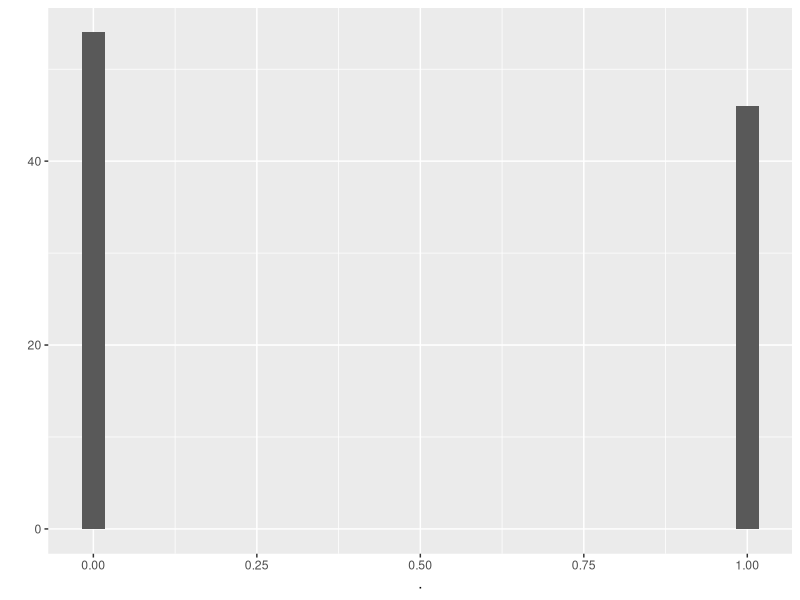
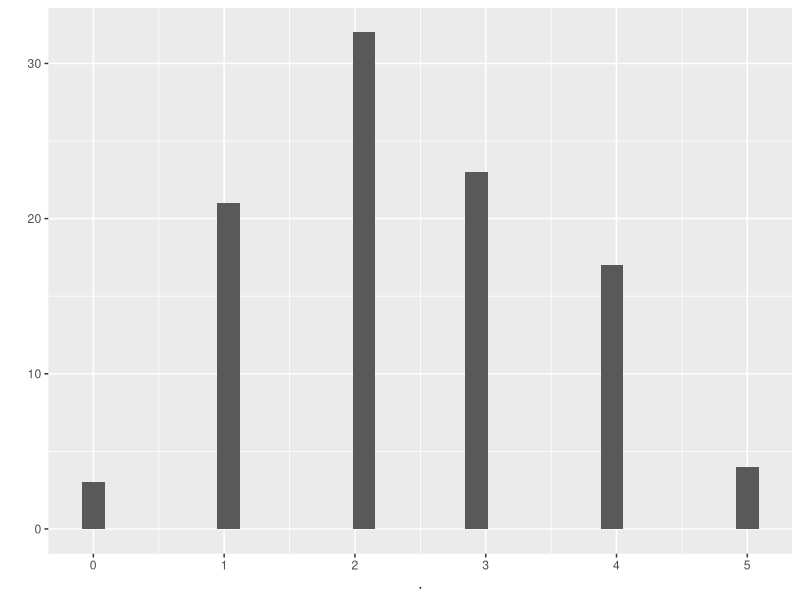

Write the R code that produced these figures, in order. (Note: this script raises an error after producing the figures.)
## ---- chunk 1
library(tidyr)
library(dplyr)
library(ggplot2)
## ---- chunk 2
rbinom(size = 1, prob = 0.5, n = 1) # run this a couple of times
## ---- chunk 3
rbinom(size = 1, prob = 0.5, n = 100)
## ---- chunk 4
rbinom(size=1, prob=0.5, n = 100) %>%
  qplot()
# qplot is smart and if you give it a list of numbers, it will make you a histogram automagically
## ---- chunk 5
rbinom(size = 3, prob = 0.5, n = 1) # run this a couple of times
## ---- chunk 6
rbinom(size = 1, prob = 0.5, n = 3) # run this a couple of times
## ---- chunk 7
rbinom(size = 5, prob = 0.5, n = 100) %>%
  qplot()
## ---- chunk 8
rbinom(size = ..., prob = ..., n = ...) %>%
  qplot()
## ---- chunk 9
rbinom(size = ..., prob = ..., n = ...) %>%
  qplot()
## ---- chunk 10
dbinom(size = 1, prob = 0.5, x = 0)
## ---- chunk 11
# you can also supply a vector of outcomes
dbinom(size = 1, prob = 0.5, x = c(0,1))
## ---- chunk 12
dbinom(size = 5, prob = 0.5, x = 2)
## ---- chunk 13
dbinom(size = 5, prob = 0.5, x = c(0,1,2,3,4,5))
## ---- chunk 14
probabilities <- dbinom(size = 5, prob = 0.5, x = c(0,1,2,3,4,5))

binomial_density <- data.frame(
          values = c(0,1,2,3,4,5),
           probs = probabilities
          )

binomial_density

ggplot(binomial_density,
       aes(x = values, y = probs))+
  geom_bar(stat='identity', position=position_dodge())
## ---- chunk 15
probabilities <- pbinom(size = 5, prob = 0.5, q = c(0,1,2,3,4,5))

binomial_cumulative <- data.frame(
          values = c(0,1,2,3,4,5),
           probs = probabilities
          )

binomial_cumulative

ggplot(binomial_cumulative, 
       aes(x = values, y = probs))+
  geom_bar(stat='identity', position=position_dodge())
## ---- chunk 16

cumulative_probabilities <- c(0, 0.125, 0.25, 0.375, 0.5, 0.625, 0.75, 0.875, 1)

outcomes <- qbinom(size = 5, prob = 0.5, p = cumulative_probabilities)

binomial_quantiles <- data.frame(
          probs = cumulative_probabilities,
           values = outcomes
          )

ggplot(binomial_quantiles, 
       aes(x = probs, y = values))+
  geom_bar(stat='identity', position=position_dodge())

